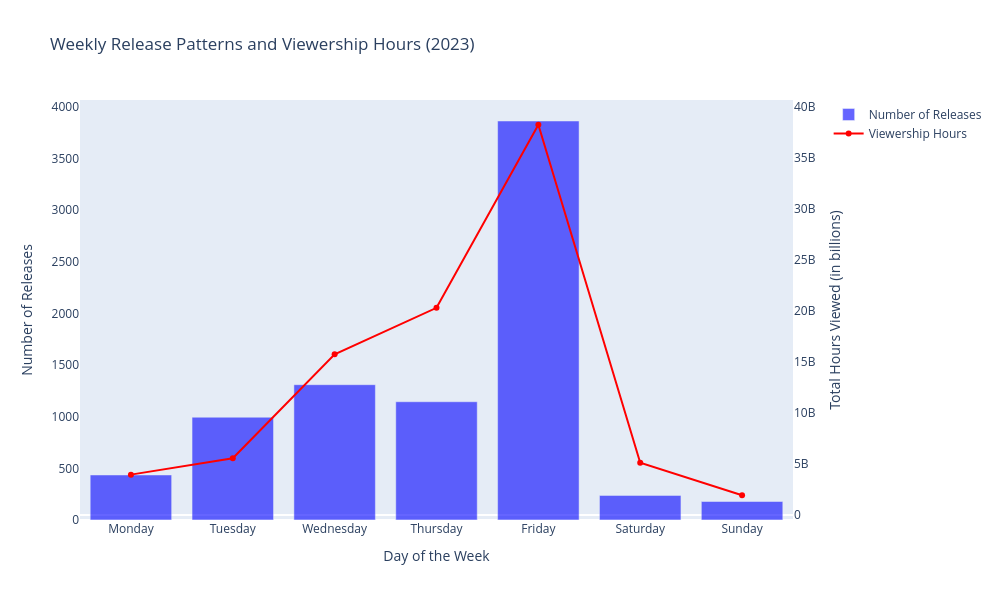

The notebook cell this image was saved under:
### Code cell
df['Release Day'] = df['Release Date'].dt.day_name()

weekday_releases = df['Release Day'].value_counts().reindex(
    ['Monday', 'Tuesday', 'Wednesday', 'Thursday', 'Friday', 'Saturday', 'Sunday']
)

# aggregate viewership hours by day of the week
weekday_viewership = df.groupby('Release Day')['Hours Viewed'].sum().reindex(
    ['Monday', 'Tuesday', 'Wednesday', 'Thursday', 'Friday', 'Saturday', 'Sunday']
)

fig = go.Figure()

fig.add_trace(
    go.Bar(
        x=weekday_releases.index,
        y=weekday_releases.values,
        name='Number of Releases',
        marker_color='blue',
        opacity=0.6,
        yaxis='y1'
    )
)

fig.add_trace(
    go.Scatter(
        x=weekday_viewership.index,
        y=weekday_viewership.values,
        name='Viewership Hours',
        mode='lines+markers',
        marker=dict(color='red'),
        line=dict(color='red'),
        yaxis='y2'
    )
)

fig.update_layout(
    title='Weekly Release Patterns and Viewership Hours (2023)',
    xaxis=dict(
        title='Day of the Week',
        categoryorder='array',
        categoryarray=['Monday', 'Tuesday', 'Wednesday', 'Thursday', 'Friday', 'Saturday', 'Sunday']
    ),
    yaxis=dict(
        title='Number of Releases',
        showgrid=False,
        side='left'
    ),
    yaxis2=dict(
        title='Total Hours Viewed (in billions)',
        overlaying='y',
        side='right',
        showgrid=False
    ),
    legend=dict(
        x=1.05,  
        y=1,
        orientation='v',
        xanchor='left'
    ),
    height=600,
    width=1000
)

fig.show()

### Figure 1 — Plotly figure (JSON) as saved in the notebook; plotly's stock layout.template omitted (floating-point values rounded to 4 significant figures)
{"data": [{"marker": {"color": "blue"}, "name": "Number of Releases", "opacity": 0.6, "type": "bar", "x": ["Monday", "Tuesday", "Wednesday", "Thursday", "Friday", "Saturday", "Sunday"], "y": [436, 995, 1310, 1145, 3863, 238, 179], "yaxis": "y"}, {"line": {"color": "red"}, "marker": {"color": "red"}, "mode": "lines+markers", "name": "Viewership Hours", "type": "scatter", "x": ["Monday", "Tuesday", "Wednesday", "Thursday", "Friday", "Saturday", "Sunday"], "y": [3954000000.0, 5562000000.0, 15740000000.0, 20290000000.0, 38220000000.0, 5122000000.0, 1935000000.0], "yaxis": "y2"}], "layout": {"height": 600, "legend": {"orientation": "v", "x": 1.05, "xanchor": "left", "y": 1}, "title": {"text": "Weekly Release Patterns and Viewership Hours (2023)"}, "width": 1000, "xaxis": {"categoryarray": ["Monday", "Tuesday", "Wednesday", "Thursday", "Friday", "Saturday", "Sunday"], "categoryorder": "array", "title": {"text": "Day of the Week"}}, "yaxis": {"showgrid": false, "side": "left", "title": {"text": "Number of Releases"}}, "yaxis2": {"overlaying": "y", "showgrid": false, "side": "right", "title": {"text": "Total Hours Viewed (in billions)"}}}}
